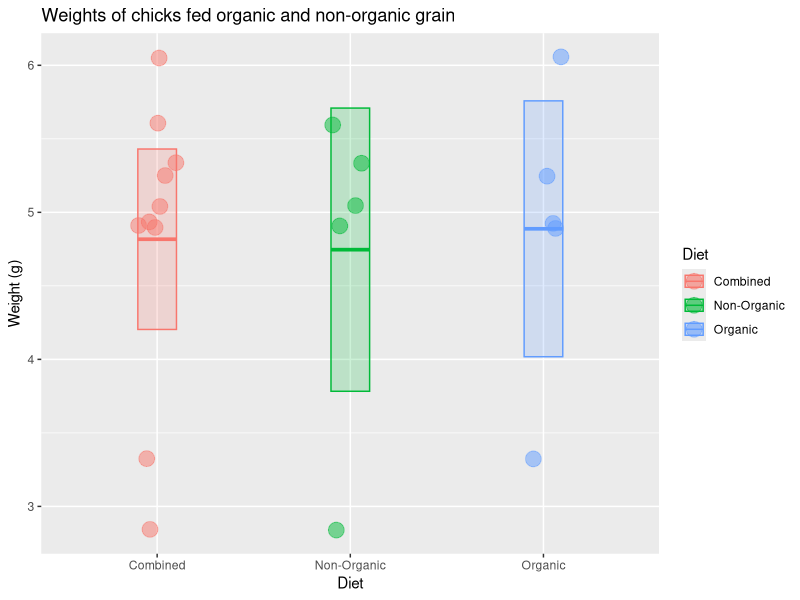

The R script that drew this image: (Note: this script raises an error after producing the figure.)
## ---- chunk 1

x <- c(6.05, 4.89, 3.32, 4.93, 5.25, 5.04, 4.91, 2.84, 5.60, 5.34)
## ---- chunk 2

n <- length(x)
n
mean(x)
median(x)
sd(x)

## ---- chunk 3

sem <- sd(x) / sqrt(n)
sem

## ---- chunk 4
mean(x) + 1.96 * sem 
mean(x) - 1.96 * sem 

## ---- chunk 5

library(tidyverse)

# check to make sure you did the part above correctly
# if not, generate some fake x data
if (!exists("x") | !is.numeric(x) | !length(x) == 10) x <- rep(1, 10)

# put the chick data into a data frame
chick_data <-
  tibble::tibble(
    diet = rep(c("Combined", "Combined", "Organic", "Non-Organic"), each = 5),
    weight = c(x, x)
  )

# summarize the chick weights by diet
chick_summary <-
  chick_data %>% 
  group_by(diet) %>% 
  summarize(
    mean = mean(weight),
    median = median(weight),
    sd = sd(weight),
    n = n(),
    sem = sd / sqrt(n),
    upper = mean + 1.96 * sem,   # upper confidence limit
    lower = mean - 1.96 * sem,   # lower confidence limit
    .groups = "drop"
  )

# plot chick weights
ggplot(chick_data, aes(x = diet, y = weight, color = diet, fill = diet)) +
  geom_jitter(size = 5, shape = 21, alpha = 0.5, width = 0.1) +
  geom_crossbar(
    mapping = aes(ymin = lower, ymax = upper, y = mean), 
    data = chick_summary,
    width = 0.2, alpha = 0.2
  ) +
  labs(
    title = "Weights of chicks fed organic and non-organic grain",
    x = "Diet",
    color = "Diet",
    fill = "Diet",
    y = "Weight (g)"
  )

## ---- chunk 6
sessioninfo::session_info()
